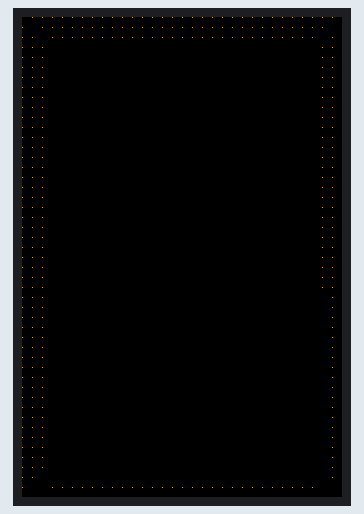
The sketch below on a simulated Arduino Uno, built with avr-gcc and run on an emulated ATmega328P. Parts: 320×480 colour display.

Above: at 6.35 s.
At 20.65 s:
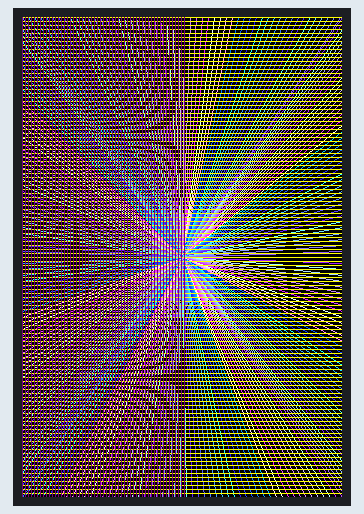
At 22.88 s:
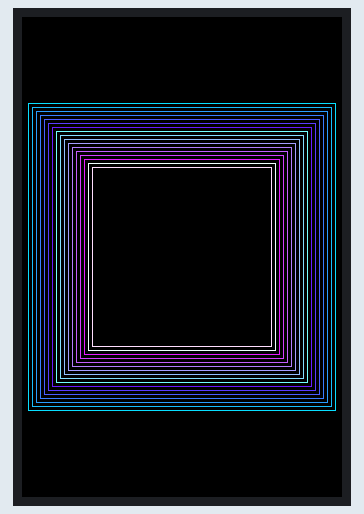
At 25.11 s:
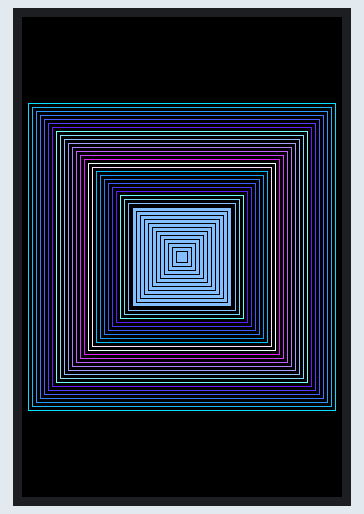
At 30.29 s:
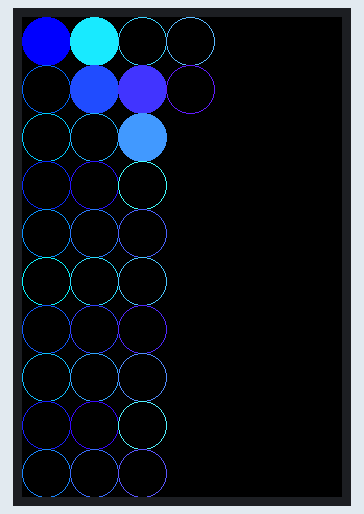
At 39.93 s:
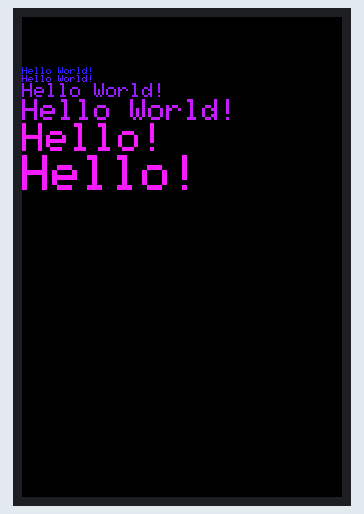

The sketch:

omfg_it_works.ino
```cpp
// (licence header left out)
#include "DFRobot_GDL.h"

#define TFT_DC  8
#define TFT_CS  10
#define TFT_RST 9
#define TFT_BL  4


/**
 * @brief Constructor Constructor of hardware SPI communication
 * @param dc Command/data line pin for SPI communication
 * @param cs Chip select pin for SPI communication
 * @param rst reset pin of the screen
 */
//DFRobot_ST7789_240x204_HW_SPI screen(/*dc=*/TFT_DC,/*cs=*/TFT_CS,/*rst=*/TFT_RST,/*bl=*/TFT_BL);
//DFRobot_ST7789_240x240_HW_SPI screen(/*dc=*/TFT_DC,/*cs=*/TFT_CS,/*rst=*/TFT_RST);
//DFRobot_ST7789_240x320_HW_SPI screen(/*dc=*/TFT_DC,/*cs=*/TFT_CS,/*rst=*/TFT_RST);
//DFRobot_ILI9341_240x320_HW_SPI  screen(/*dc=*/TFT_DC,/*cs=*/TFT_CS,/*rst=*/TFT_RST);
DFRobot_ILI9488_320x480_HW_SPI screen(/*dc=*/TFT_DC,/*cs=*/TFT_CS,/*rst=*/TFT_RST);
/* M0 mainboard DMA transfer */
//DFRobot_ST7789_240x204_DMA_SPI screen(/*dc=*/TFT_DC,/*cs=*/TFT_CS,/*rst=*/TFT_RST,/*bl=*/TFT_BL);
//DFRobot_ST7789_240x240_DMA_SPI screen(/*dc=*/TFT_DC,/*cs=*/TFT_CS,/*rst=*/TFT_RST);
//DFRobot_ST7789_240x320_DMA_SPI screen(/*dc=*/TFT_DC,/*cs=*/TFT_CS,/*rst=*/TFT_RST);
//DFRobot_ILI9341_240x320_DMA_SPI screen(/*dc=*/TFT_DC,/*cs=*/TFT_CS,/*rst=*/TFT_RST);
//DFRobot_ILI9488_320x480_DMA_SPI screen(/*dc=*/TFT_DC,/*cs=*/TFT_CS,/*rst=*/TFT_RST);


/*
 *User-selectable macro definition color
 *COLOR_RGB565_BLACK   COLOR_RGB565_NAVY    COLOR_RGB565_DGREEN   COLOR_RGB565_DCYAN 
 *COLOR_RGB565_MAROON  COLOR_RGB565_PURPLE  COLOR_RGB565_OLIVE    COLOR_RGB565_LGRAY
 *COLOR_RGB565_DGRAY   COLOR_RGB565_BLUE    COLOR_RGB565_GREEN    COLOR_RGB565_CYAN  
 *COLOR_RGB565_RED     COLOR_RGB565_MAGENTA COLOR_RGB565_YELLOW   COLOR_RGB565_ORANGE           
 *COLOR_RGB565_WHITE
 */

void setup() {
  Serial.begin(115200);
  screen.begin();
}

void loop(){
    testDrawPixel();
    testLine();
    testFastLines(COLOR_RGB565_PURPLE,COLOR_RGB565_YELLOW);
    testRects(COLOR_RGB565_BLACK,COLOR_RGB565_WHITE);
    testRoundRects();
    testCircles(24,COLOR_RGB565_BLUE);
    testTriangles(COLOR_RGB565_YELLOW);
    testPrint();

}

/* Test to draw a pixel*/
void testDrawPixel() {
  //Clear screen
  screen.fillScreen(COLOR_RGB565_BLACK);
  int x = 0;
  int y = screen.height();
  for(int i = 0; i <= screen.width()/2; i += 10){
    for (x = screen.width() - i; x >= i; x-=10 ){
      /*
       * @ brief draw a pixel
       * @ param x coordinate
       *         y coordinate
       * c pixel color
       */
      screen.drawPixel(x, y, COLOR_RGB565_ORANGE);
      delay(10);
    }

    for (y = screen.height() - i; y >= i; y-=10){
      screen.drawPixel(x, y, COLOR_RGB565_ORANGE);
      delay(10);
    }

    for (x = i; x <= screen.width() - i + 1; x+=10 ){
      screen.drawPixel(x, y, COLOR_RGB565_ORANGE);
      delay(10);
    }

    for (y = i; y <= screen.height() - i + 1; y+=10){
      screen.drawPixel(x, y, COLOR_RGB565_ORANGE);
      delay(10);
    }
  }
}

/* Test to draw a line*/
void testLine(){
// 0x00FF is the color data in the format of RGB565
  uint16_t color = 0x00FF;
  screen.fillScreen(COLOR_RGB565_BLACK);
  for (int16_t x=0; x < screen.width(); x+=6) {
    /*
     * @ brief draw a line
     * @ param x0 The x-coordinate of the first vertex
     *         y0 The y-coordinate of the first vertex
     *         x1 The x-coordinate of the second vertex
     *         y1 The y-coordinate of the second vertex
     *         c line color
     */
    screen.drawLine(/*x0=*/screen.width()/*Screen width*//2, /*y0=*/screen.height()/*Screen height*//2, /*x1=*/x, /*y1=*/0, /*c=*/color+=0x0700);
  }
  for (int16_t y=0; y < screen.height(); y+=6) {
    screen.drawLine(screen.width()/2, screen.height()/2, screen.width(), y, color+=0x0700);
  }

  for (int16_t x = screen.width(); x >= 0; x-=6) {
    screen.drawLine(screen.width()/2, screen.height()/2, x,screen.height(), color+=0x0700);
  }

  for (int16_t y = screen.height(); y >= 0; y-=6) {
    screen.drawLine(screen.width()/2, screen.height()/2, 0, y, color+=0x0700);
  }
}

/* Test to fast draw line(need to set delay), only horizontal line and vertical line */
void testFastLines(uint16_t color1, uint16_t color2) {
  for (int16_t y=0; y < screen.height(); y+=4) {
    /*
     * @ brief draw a line
     * @ param x The x-coordinate of the first vertex
     *         y The y-coordinate of the first vertex
     *         w Length of line segment
     *         c line color
     */
    screen.drawFastHLine(/*x=*/0, /*y=*/y, /*w=*/screen.width(),/*c=*/color2);
    delay(10);
  }

  for(int16_t x=0; x < screen.width(); x+=3) {
    /*
     * @ brief draw a line
     * @ param x The x-coordinate of the first vertex
     *         y The y-coordinate of the first vertex
     *         h length of line segment
     *         c line color
     */
    screen.drawFastVLine(/*x=*/x, /*y=*/0, /*h=*/screen.height(), /*c=*/color1);
    delay(10);
  }
}

/* Test to draw a rectangle*/
void testRects(uint16_t color1, uint16_t color2) {
    screen.fillScreen(COLOR_RGB565_BLACK);
    int16_t x=screen.width()-12;
    for (; x > 100; x-=screen.width()/40) {
      /*
       * @ brief draw a hollow rectangle
       * @ param x The x-coordinate of the vertex
       * @ param y The y-coordinate of the vertex
       * @ param w horizontal side length
       * @ param h longitudinal side length
       * @ param color Fill color, RGB color with 565 structure
       */
      screen.drawRect(/*x=*/screen.width()/2 -x/2, /*y=*/screen.height()/2 -x/2 , /*w=*/x, /*h=*/x, /*color=*/color2+=0x0F00);
      delay(100);
    }

    /*
     * @ brief draw a filled rectangle
     * @ param x The x-coordinate of the vertex
     * @ param y The y-coordinate of the vertex
     * @ param w horizontal side length
     * @ param h longitudinal side length
     * @ param color Fill color, RGB color with 565 structure
     */
    screen.fillRect(/*x=*/screen.width()/2 -x/2, /*y=*/screen.height()/2 -x/2 , /*w=*/x, /*h=*/x, /*color=*/color2);
    delay(100);
    for(; x > 6; x-=screen.width()/40){
      screen.drawRect(screen.width()/2 -x/2, screen.height()/2 -x/2 , x, x, color1);
      delay(100);
    }
}

/* Test to draw a rounded rectangle */
void testRoundRects() {
  screen.fillScreen(COLOR_RGB565_BLACK);
// 0xF00F is the color data in the format of RGB565
  int color = 0xF00F;
  int i;
  int x = 0;
  int y = 0;
  int w = screen.width()-3;
  int h = screen.height()-3;
  for(i = 0 ; i <= 16; i+=2) {
    /*
     * @ brief Draw a hollow rounded rectangle
     * @ param x0 The x-coordinate of the start vertex
     * @ param y0 The y-coordinate of the start vertex
     * @ param w horizontal side length
     * @ param h longitudinal side length
     * @ param radius Round corner radius
     * @ param color border color, 565 structure RGB color
     */
    screen.drawRoundRect(/*x0=*/x, /*y0=*/y, /*w=*/w, /*h=*/h, /*radius=*/20, /*color=*/color);
    x+=5;
    y+=5;
    w-=10;
    h-=10;
    color+=0x0100;
    delay(50);
  }
  for(i = 0 ; i <= 16; i+=2) {
    /*
     * @ brief Draw a filled and rounded rectangle
     * @ param x0 The x-coordinate of the start vertex
     * @ param y0 The y-coordinate of the start vertex
     * @ param w horizontal side length
     * @ param h longitudinal side length
     * @ param radius Round corner radius
     * @ param color Fill color, RGB color with 565 structure
     */
    screen.fillRoundRect(/*x0=*/x, /*y0=*/y, /*w=*/w, /*h=*/h, /*radius=*/10, /*color=*/color);
    x+=5;
    y+=5;
    w-=10;
    h-=10;
    color+=0x0500;
    delay(50);
  }
}

/* Test to draw a circle */
void testCircles(uint8_t radius, uint16_t color) {
  screen.fillScreen(COLOR_RGB565_BLACK);
  for (int16_t x=radius; x <=screen.width()-radius; x+=radius*2) {
    for (int16_t y=radius; y <=screen.height()-radius; y+=radius*2) {
      /*
       * @ brief Draw a hollow circle
       * @ param x0 The x-coordinate of the center point
       * @ param y0 The y-coordinate of the center point
       * @ param r radius
       * @ param color Circle color, RGB color with 565 structure
       */
      screen.drawCircle(/*x0=*/x, /*y0=*/y, /*r=*/radius, /*color=*/color);
        if(x == y ||x == -y ||x == y + 2*radius)
          /*
           * @ brief Draw a filled circle
           * @ param x0 The x-coordinate of the center point
           * @ param y0 The y-coordinate of the center point
           * @ param r radius
           * @ param color Fill color, RGB color with 565 structure
           */
          screen.fillCircle(/*x0=*/x, /*y0=*/y, /*r=*/radius, /*color=*/color);
       color += 800;
       delay(100);
    }
  }
}

/* Test to draw a triangle */
void testTriangles(uint16_t color){
  screen.fillScreen(COLOR_RGB565_BLACK);

  for (int16_t i=0; i <=screen.width(); i+=24)
    /*
     * @ brief Draw a hollow triangle
     * @ param x0 The x-coordinate of the start vertex
     * @ param y0 The y-coordinate of the start vertex
     * @ param x1 The x-coordinate of the second vertex
     * @ param y1 The y-coordinate of the second vertex
     * @ param x2 The x-coordinate of the third vertex
     * @ param y2 The y-coordinate of the third vertex
     * @ param color border color, 565 structure RGB color
     */
    screen.drawTriangle(/*x0=*/i,/*y0=*/0,/*x1=*/0,/*y1=*/screen.height()-i,/*x2=*/screen.width()-i,/*y2=*/screen.height(), /*color=*/color);

  for (int16_t i=0; i <screen.width(); i+=24)
    screen.drawTriangle(screen.width(),i*4/3,0,screen.height()-i*4/3,i,0, color);

  for (int16_t i=0; i <screen.width(); i+=24)
    screen.drawTriangle(screen.width(),i*4/3,i,0,screen.width()-i,screen.height(), color);

  color = COLOR_RGB565_RED;
  for (int16_t i=0; i <=screen.width(); i+=24)
     /*
      * @ brief Draw a filled triangle
      * @ param x0 The x-coordinate of the start vertex
      * @ param y0 The y-coordinate of the start vertex
      * @ param x1 The x-coordinate of the second vertex
      * @ param y1 The y-coordinate of the second vertex
      * @ param x2 The x-coordinate of the third vertex
      * @ param y2 The y-coordinate of the third vertex
      * @ param color Fill color, RGB color with 565 structure
      */
    screen.fillTriangle(/*x0=*/i,/*y0=*/0,/*x1=*/0,/*y1=*/screen.height()-i,/*x2=*/screen.width()-i,/*y2=*/screen.height(), /*color=*/color+=100);

  for (int16_t i=0; i <screen.width(); i+=24)
    screen.fillTriangle(screen.width(),i*4/3,0,screen.height()-i*4/3,i,0, color+=100);

  for (int16_t i=0; i <screen.width(); i+=24)
    screen.fillTriangle(screen.width(),i*4/3,i,0,screen.width()-i,screen.height(), color+=100);
}

void testPrint() {
  // 0x00FF is the color data in the format of RGB565
  int16_t color = 0x00FF;
   // Set text wrapping mode
   // true = Text word wrap, false = No word wrap
  screen.setTextWrap(false);
  //Fill color, RGB color with 565 structure
  screen.fillScreen(COLOR_RGB565_BLACK);

  //Set the coordinate position x = 0, y = 50
  screen.setCursor(0, 50);
  //Set the text color; this is a changeable value
  screen.setTextColor(color+=0x3000);
  //Set text size to 0
  screen.setTextSize(0);
  //Output text
  screen.println("Hello World!");

  screen.setTextColor(color+=0x3000);
  //Set text size to 1
  screen.setTextSize(1);
  screen.println("Hello World!");

  screen.setTextColor(color+=0x3000);
  //Set text size to 2
  screen.setTextSize(2);
  screen.println("Hello World!");

  screen.setTextColor(color+=0x3000);
  //Set text size to 3
  screen.setTextSize(3);
  screen.println("Hello World!");

  screen.setTextColor(color+=0x3000);
  //Set text size to 4
  screen.setTextSize(4);
  screen.println("Hello!");
  //Set text size to 5
  screen.setTextSize(5);
  screen.print("Hello!");
  delay(2000);

  //Set coordinate position x = 0, y = 0
  screen.setCursor(0, 0);
  //Fill color, RGB color with 565 structure
  screen.fillScreen(COLOR_RGB565_BLACK);
  screen.setTextSize(2);
  screen.setTextColor(color+=0x3000);
  screen.print("a = ");

  screen.setTextColor(color+=0x3000);
  int a = 1234;
  screen.println(a, 1);
  screen.setTextColor(color+=0x3000);
  screen.print(8675309, HEX);
  screen.println("this is HEX!");
  screen.println("");

  screen.setTextColor(color+=0x0F00);
  screen.println("running for: ");
  screen.setTextColor(color+=0x0F00);
  //Output time in millisecond
  screen.print(millis());
  screen.setTextColor(color+=0x0F00);
  screen.println("/1000 seconds.");

  char text[] = "Hi DFRobot!";
  screen.setTextColor(color+=0x0F00);
  screen.setTextWrap(true);
  screen.setTextSize(3);
  screen.println(text);
  //screen.setFonts((const gdl_Font_t *)SIMKAIFont18ptBitmaps);
  screen.println(text);
  delay(2000);
}
```
